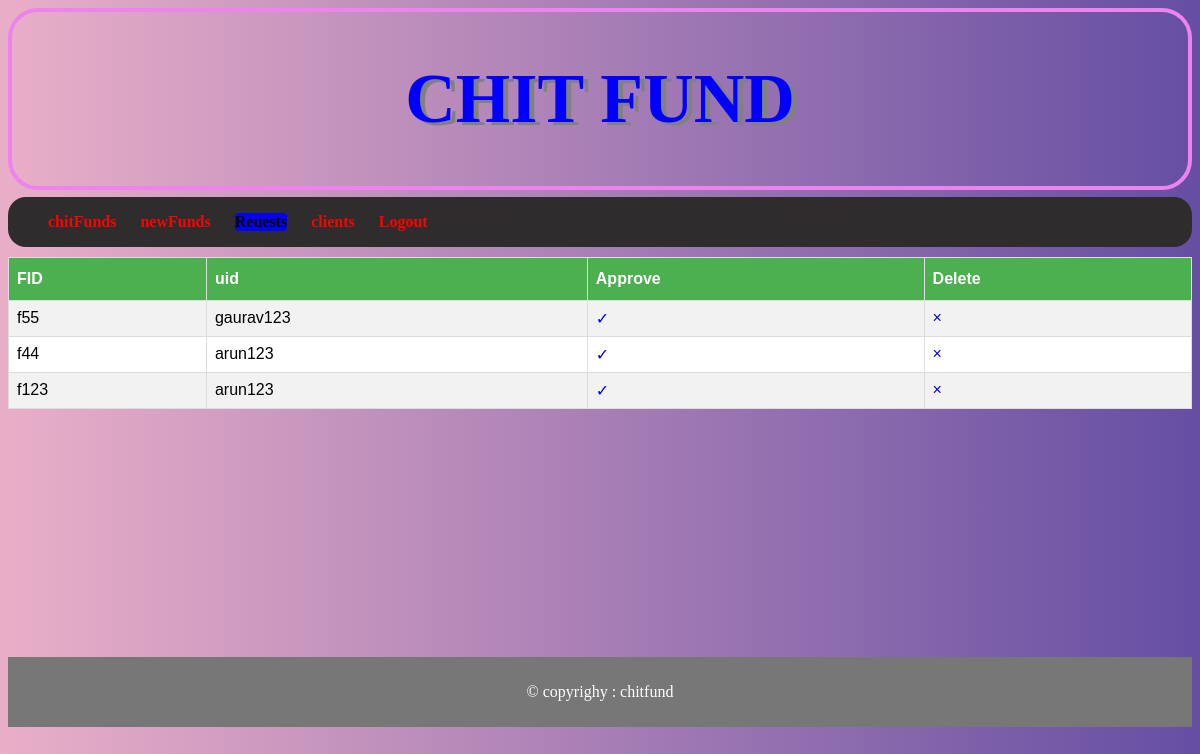
The app's page /arequest.php with its own data.
### tables this page shows
CREATE TABLE `fmembers` (
  `fid` varchar(100) NOT NULL,
  `uname` varchar(100) NOT NULL,
  `won` varchar(10) NOT NULL,
  `wondate` varchar(100) NOT NULL,
  `request` varchar(10) NOT NULL
);

### arequest.php (the view, shortened to what this page needs)
<!DOCTYPE html>
<html>
<head>
	<link rel="stylesheet" type="text/css" href="style5.css">
</head>
<body>
	<header><h1>CHIT FUND</h1></header>
  	<nav>
  		<ul>
  			<li><a href="ahome.php">chitFunds</a></li>
  			<li><a href="acrtfund.php">newFunds</a></li>
  			<li id='selected'><b>Reuests</b></li>
  			<li><a href="aclients.php">clients</a></li>
  			<li><a href="logout.php">Logout</a></li>
  		</ul>
  	</nav>
<section>
	<table>
	<tr>
	<th>FID</th>
	<th>uid</th>
	<th>Approve</th>
	<th>Delete</th></tr>
	<?php
	$conn=mysqli_connect("localhost","root","","chitfund");
	$sql="select * from fmembers where request='r'";
	$result=$conn->query($sql);
	if($result->num_rows>0){
	while($row=$result->fetch_assoc()){
	echo "<tr><td>".$row["fid"]."</td><td>".$row["uname"]."</td><td><a href='request.php?uname=".$row['uname']."&fid=".$row['fid']."&approved=a'>&check;</a></td><td><a href='request.php?uname=".$row['uname']."&fid=".$row['fid']."'>&times;</a></td></tr>";
	}echo "</table>";}
	?>
</section>
<footer><p>&#169; copyrighy : chitfund</p></footer>
</body>
</html>

### style5.css (style rules this page uses)
header { font-size:35px; text-align:center; color:blue; text-shadow:5px 3px grey; border-radius:30px; border:4px solid violet; }
section { height:400px; }
table { font-family:Arial,Helvetica,sans-serif; border-collapse:collapse; width:100%; }
table td,table th { border:1px solid #ddd; padding:8px; }
table tr:nth-child(even) { background-color:#f2f2f2; }
table tr:nth-child(odd) { background-color:white; }
table th { padding-top:12px; padding-bottom:12px; text-align:left; background-color:#4CAF50; color:white; }
body { background:#eaafc8; background:-webkit-linear-gradient(to right,#eaafc8,#654ea3); background:linear-gradient(to right,#eaafc8,#654ea3); min-height:100vh; }
footer { background-color:#777; padding:10px; text-align:center; color:white; }
nav { background:#2e2c2c; font-weight:700; margin-bottom:10px; margin-top:7px; border-radius:18px; flex:1; display: flex; align-items: right; text-align: right; list-style-type: none; }
nav ul { text-align: right; }
nav ul li { display: inline-block; margin-right: 20px }
nav a { text-decoration: none; color: red }
#selected { border-radius:4px;background:blue; }
a { text-decoration:none; }

### records on screen
fmembers: fid "f55", uname "gaurav123"
fmembers: fid "f44", uname "arun123"
fmembers: fid "f123", uname "arun123"
